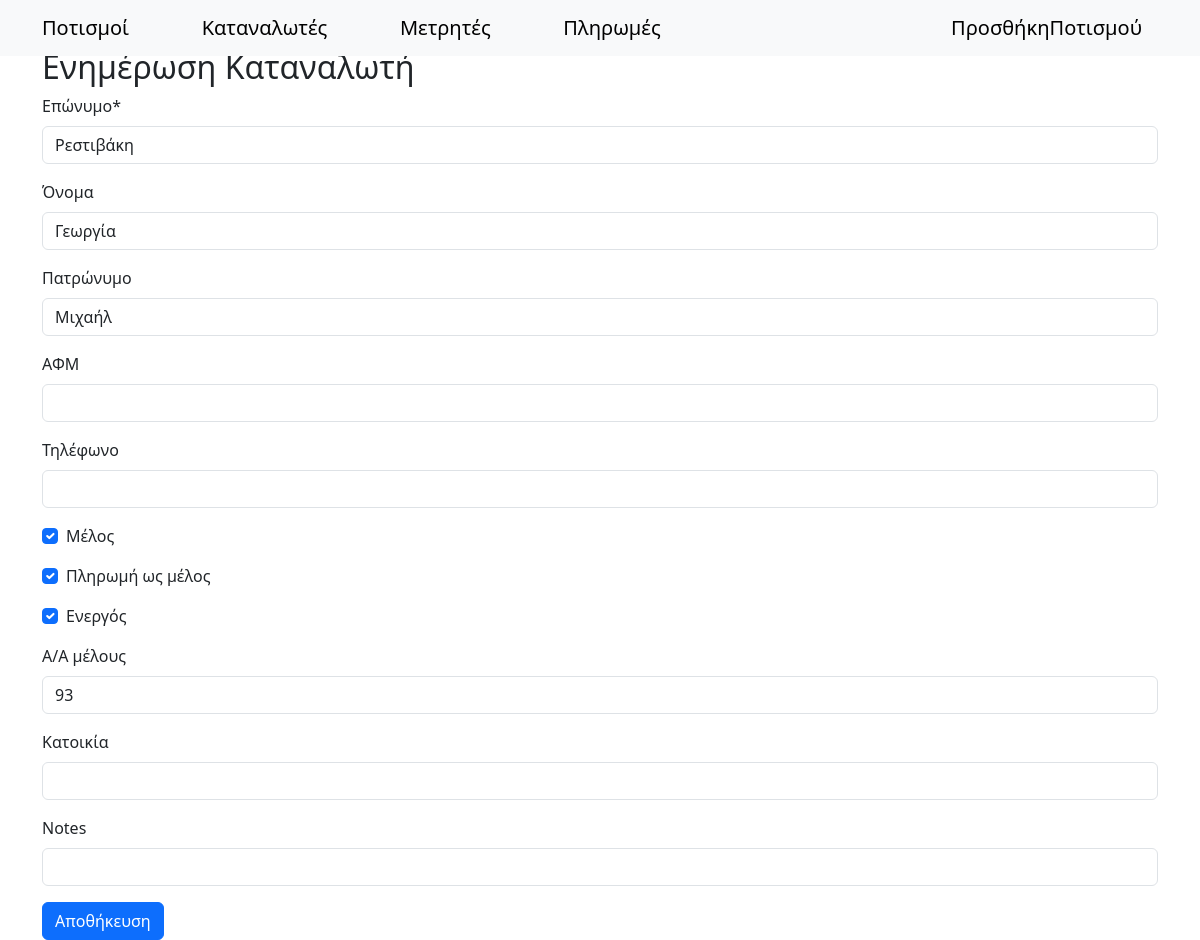
Page /customers/update/20/ on the earlier database version.
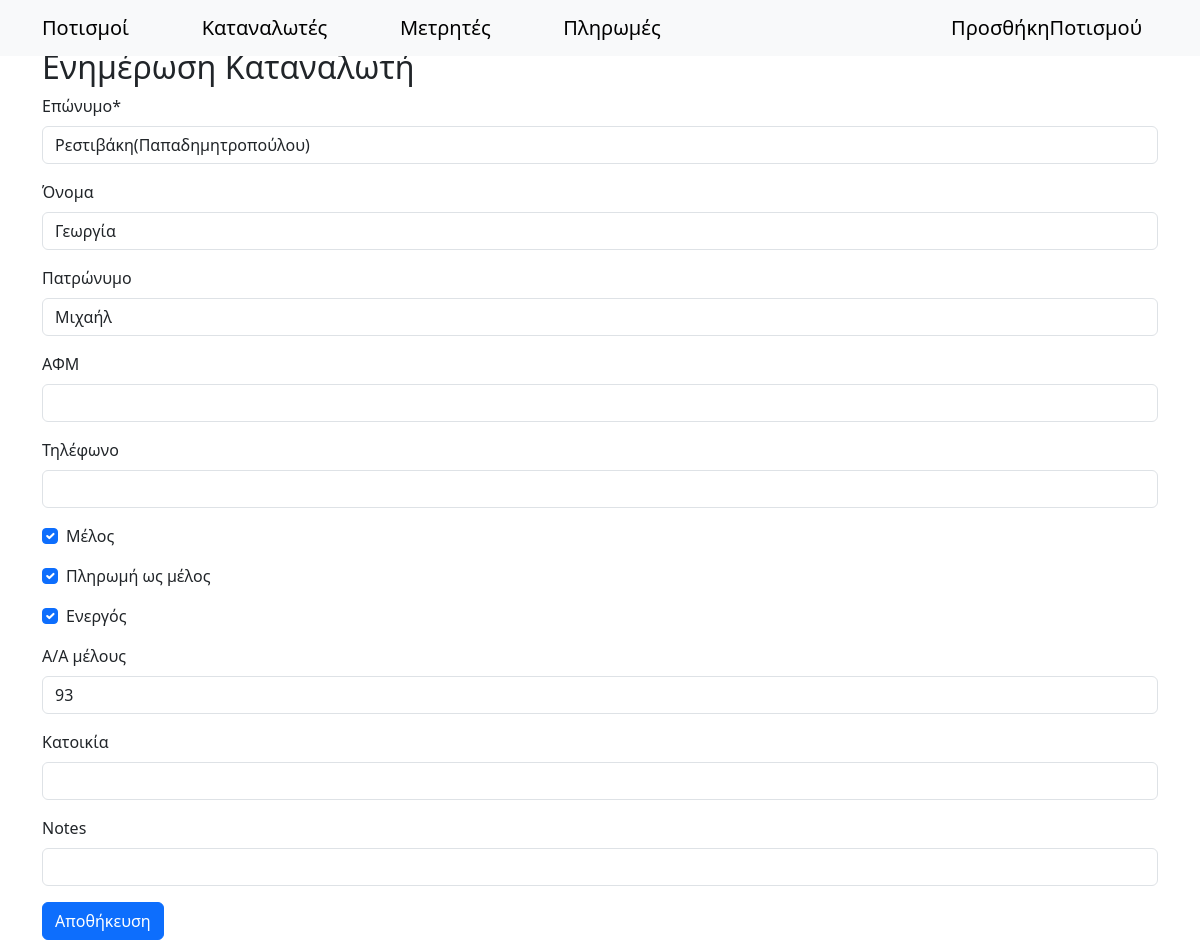
Same page on the later database version.
### synet/models.py (models this page shows, shortened)
class Persons(models.Model):
    surname = models.CharField(max_length=100)
    name = models.CharField(max_length=100, null=True, blank=True)
    fathersName = models.CharField(max_length=100, null=True, blank=True)
    afm = models.CharField(max_length=9, null=True, blank=True, unique=True)
    phone = models.CharField(max_length=10, null=True, blank=True)
    member = models.BooleanField(default=True)  # Είναι μέλος του συνεταιρισμού
    payAsMember = models.BooleanField(default=True)  # Πληρώνει σαν μέλος του συνεταιρισμού
    isActive = models.BooleanField(default=False)  # Είναι ενεργός στον πολιτισμό
    aa = models.IntegerField(null=True, blank=True, unique=True)  # Αύξων αριθμός απόφασης ΔΣ 7/10/2000
    placeOfResidence = models.CharField(max_length=20, null=True, blank=True) # Τόπος διαμονής
    notes = models.CharField(max_length=100, null=True, blank=True)
    class Meta:
        unique_together = ('surname', 'name', 'fathersName')
        ordering = ['surname', 'name', 'fathersName']

### synet/views.py (the view)
# urls.py: path('customers/update/<int:pk>/', PersonsUpdateView.as_view(), name='customers_update'),
class PersonsUpdateView(UpdateView):
    model = Persons
    form_class = PersonsForm
    template_name = 'persons_update.html'
    success_url = reverse_lazy('customers')

### synet/forms.py
class PersonsForm(forms.ModelForm):
    class Meta:
        model = Persons
        fields = '__all__'
        labels = {
            'surname': 'Επώνυμο',
            'name': 'Όνομα',
            'fathersName': 'Πατρώνυμο',
            'afm': 'ΑΦΜ',
            'phone': 'Τηλέφωνο',
            'member': 'Μέλος',
            'payAsMember': 'Πληρωμή ως μέλος',
            'isActive': 'Ενεργός',
            'aa': 'Α/Α μέλους',
            'placeOfResidence': 'Κατοικία',
            'Notes': 'Σημειώσεις',
        }

### templates/persons_update.html (shortened to what this page needs)
{% load crispy_forms_tags %}
<!DOCTYPE html>
<html lang="el">
<head>
    <link rel="stylesheet" href="https://cdn.jsdelivr.net/npm/bootstrap@5.3.0/dist/css/bootstrap.min.css">
</head>
<body>
    {% include "navbar.html" %}
    <div class="container mt-5">
        <h2>Ενημέρωση Καταναλωτή</h2>
        <form method="post">
            {{ form|crispy }}
            <button type="submit" class="btn btn-primary">Αποθήκευση</button>
            </form>
    </div>
</body>
</html>

Differences in the rows shown:
changed Persons "Γεωργία": surname "Ρεστιβάκη" → "Ρεστιβάκη(Παπαδημητροπούλου)"
